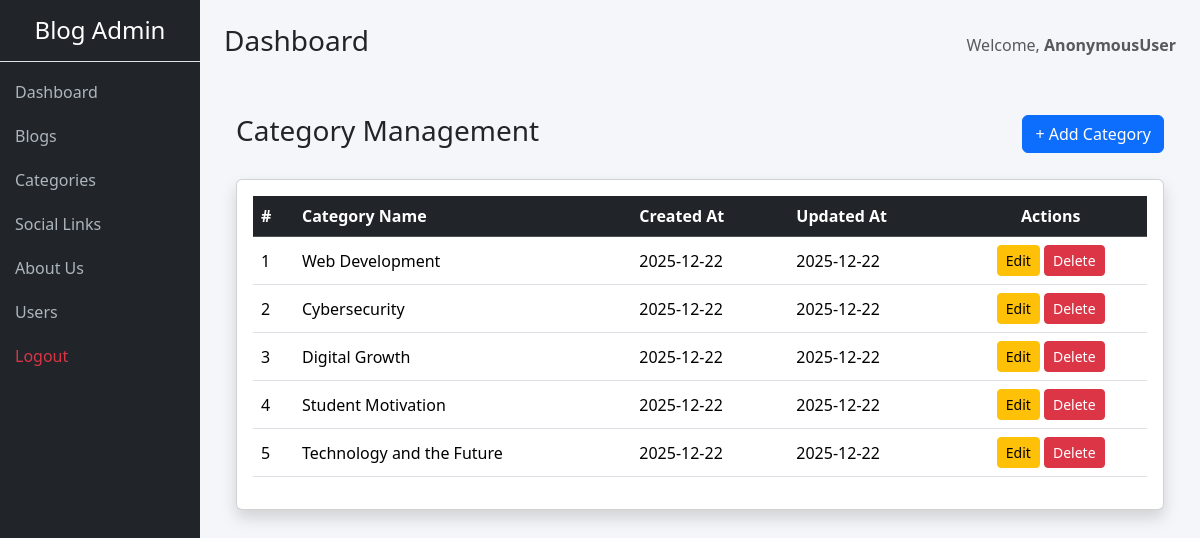
/dashboard/categories/, run on the app's committed database.
### main/models.py (models this page shows, shortened)
class Category(models.Model):
    name=models.CharField(max_length=100,unique=True)
    created_at=models.DateTimeField(auto_now_add=True)
    updated_at=models.DateTimeField(auto_now=True)

### core/views.py (the view)
# urls.py: path('categories/', cat_list, name='cat_list'),
def cat_list(request):
    categories = Category.objects.all()
    context = {
        'categories': categories
    }
    return render(request, 'category.html', context)

### core/templates/category.html
{% extends 'base.html' %}
{% block content %}
<div class="container mt-5">
    <div class="d-flex justify-content-between align-items-center mb-4">
        <h3>Category Management</h3>
        <a href="{% url 'add_cat' %}" class="btn btn-primary">+ Add Category</a>
    </div>
    <div class="card shadow">
        <div class="card-body table-responsive">
            <table class="table table-hover align-middle">
                <thead class="table-dark">
                    <tr>
                        <th>#</th>
                        <th>Category Name</th>
                        <th>Created At</th>
                        <th>Updated At</th>
                        <th class="text-center">Actions</th>
                    </tr>
                </thead>
                <tbody>
                    {% for cat in categories %}
                    <tr>
                        <td>{{ forloop.counter }}</td>
                        <td>{{ cat.name }}</td>
                        <td>{{ cat.created_at|date:"Y-m-d" }}</td>
                        <td>{{ cat.updated_at|date:"Y-m-d" }}</td>
                        <td class="text-center">
                            <a href="{% url 'update_cat' cat.id %}" class="btn btn-sm btn-warning">Edit</a>
                            <a href="{% url 'delete_cat' cat.id %}"
                               class="btn btn-sm btn-danger"
                               onclick="return confirm('Are you sure?')">
                               Delete
                            </a>
                        </td>
                    </tr>
                    {% endfor %}
                </tbody>
            </table>
        </div>
    </div>
</div>
{% endblock %}

### core/templates/base.html (style rules this page uses)
body { background-color: #f4f6f9; }

### data on the page
Category: name "Web Development", created_at "2025-12-22", updated_at "2025-12-22"
Category: name "Cybersecurity", created_at "2025-12-22", updated_at "2025-12-22"
Category: name "Digital Growth", created_at "2025-12-22", updated_at "2025-12-22"
Category: name "Student Motivation", created_at "2025-12-22", updated_at "2025-12-22"
Category: name "Technology and the Future", created_at "2025-12-22", updated_at "2025-12-22"

### other printed values
{{ user }} "AnonymousUser"
